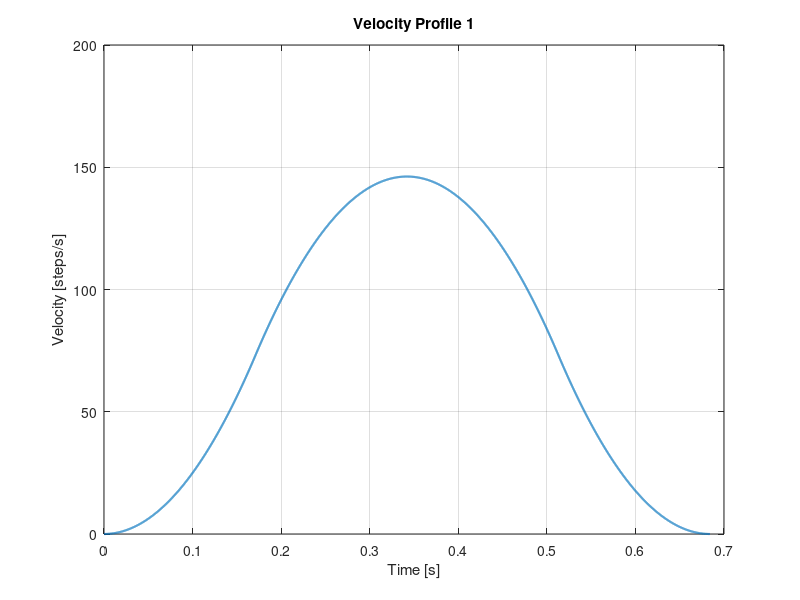
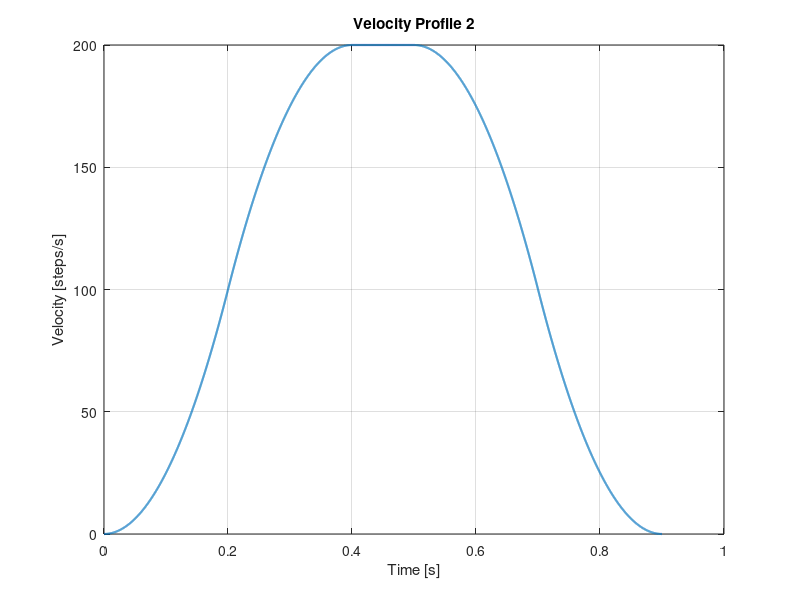

The MATLAB source for these figures, in order:
vmax = [200,200];%max SPS allowed by stepper and mcu
amax = [2500,2500]; %max SPSPS allowed by stepper and mcu
J = [5000,5000]; %jerk
s = [50,100]; %steps

number_of_profiles = 2;

delay = cell(1,number_of_profiles);

for profile = 1:number_of_profiles 

    va = amax(profile)^2 / J(profile); %max value of speed reached during point-to-point
    sa = 2*amax(profile)^3 / J(profile)^2; %value of stroke if amax reached
    sv_1 = 2*vmax(profile) * sqrt(vmax(profile)/J(profile)); %value of stroke if case 1 and vmax reached 
    sv_2 =  vmax(profile) *((vmax(profile)/amax(profile)) + (amax(profile)/J(profile))); %value of stroke if case 2 and vmax reached 
        
    if(vmax(profile) < va && s(profile) > sa)
        tj = sqrt(vmax(profile)/J(profile));
        tv = s(profile)/vmax(profile);
        ta = tj;
    elseif (vmax(profile) > va && s(profile) < sa)
        tj = (s(profile)/(2*J(profile)))^(1/3);
        ta = tj;
        tv = 2*tj;
    elseif(vmax(profile) < va && s(profile) < sa)
        if (s(profile) > sv_1)
            tj = sqrt(vmax(profile)/J(profile));
            tv = s(profile)/vmax(profile);
            ta = tj;
        else
            tj = (s(profile)/(2*J(profile)))^(1/3);
            ta = tj;
            tv = 2*tj;
        end 
    else
        if (s(profile) > sv_2)
            tj = amax(profile)/J(profile);
            ta = vmax(profile)/amax(profile);
            tv = s(profile)/vmax(profile);
        else
            tj = amax(profile)/J(profile);
            ta = 0.5*(sqrt((4*s(profile)*J(profile)^2 + amax(profile)^3)/(amax(profile)*J(profile)^2)) - amax(profile)/J(profile));
            tv = ta + tj;
        end 
    end
    
    t1 = tj;
    t2 = ta;
    t3 = tj + ta;
    t4 = tv;
    t5 = tj + tv;
    t6 = tv + ta;
    t7 = tv + ta + tj;
    
    a1 = J(profile) * t1;
    v1 = J(profile) * (t1^2) / 2;
    p1 = J(profile) * (t1^3) / 6;
    a2 = a1;
    v2 = v1 + a1 * (t2 - t1);
    p2 = p1 + v1 * (t2 - t1) + a1 * ((t2 - t1)^2) / 2;
    a3 = 0;
    v3 = v2 + a2 * (t3 - t2) - J(profile) * ((t3 - t2)^2) / 2;
    p3 = p2 + v2 * (t3 - t2) + a2 * ((t3 - t2)^2) / 2 - J(profile) * ((t3 - t2)^3) / 6;
    a4 = 0; 
    v4 = v3; 
    p4 = p3 + v3 * (t4 - t3);
    a5 = -a1; 
    v5 = v4 - J(profile) * ((t5 - t4)^2) / 2; 
    p5 = p4 + v4 * (t5 - t4) - J(profile) * ((t5 - t4)^3) / 6;
    a6 = a5; 
    v6 = v5 - amax(profile) * (t6 - t5); 
    p6 = p5 + v5 * (t6 - t5) + a5 * ((t6 - t5)^2) / 2;

    i = 1;  
    k = 0.0001;
    v = NaN(1,round(t7/k));
    p = NaN(1,round(t7/k));

    for  t = 0:k:t7
        if (t >= 0 && t < t1)
            v(i) = J(profile) * (t^2) / 2;
            p(i) = J(profile) * (t^3) / 6;
        elseif (t >= t1 && t < t2)
            v(i) = v1 + a1 * (t - t1);
            p(i) = p1 + v1 * (t - t1) + a1 * ((t - t1)^2) / 2;
        elseif (t>= t2 && t < t3)
            v(i) = v2 + a2 * (t - t2) - J(profile) * ((t - t2)^2) / 2;
            p(i) = p2 + v2 * (t - t2) + a2 * ((t - t2)^2) / 2 - J(profile) * ((t - t2)^3) / 6;
        elseif (t >= t3 && t < t4)
            v(i) = v3;
            p(i) = p3 + v3 * (t - t3);
        elseif (t >= t4 && t < t5)
            v(i) = v4 - J(profile) * ((t - t4)^2) / 2;
            p(i) = p4 + v4 * (t - t4) - J(profile) * ((t - t4)^3) / 6;
        elseif (t >= t5 && t < t6)
            v(i) = v5 - amax(profile) * (t - t5);
            p(i) = p5 + v5 * (t - t5) + a5 * ((t - t5)^2) / 2;
        elseif (t >= t6 && t < t7)
            v(i) = v6 + a6 * (t - t6) + J(profile) * ((t - t6)^2) / 2;
            p(i) = p6 + v6 * (t - t6) + a6 * ((t - t6)^2) / 2 + J(profile) * ((t - t6)^3) / 6;
        end
        i = i + 1;
    end

    t_vec = linspace(0, t7, length(v));

    % Plot velocity for the current profile
    figure(profile);
    plot(t_vec, v, 'LineWidth', 1.5);
    title(sprintf('Velocity Profile %d', profile));
    xlabel('Time [s]');
    ylabel('Velocity [steps/s]');
    grid on;
    
end
